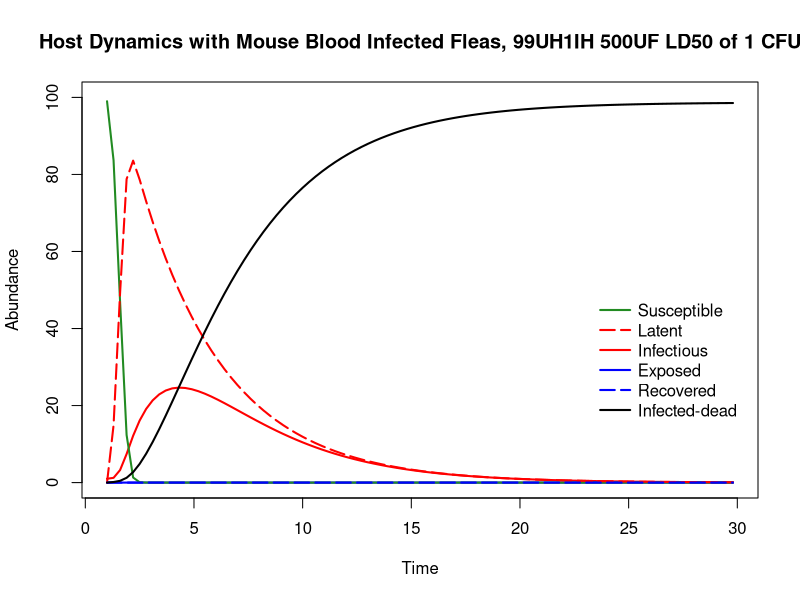
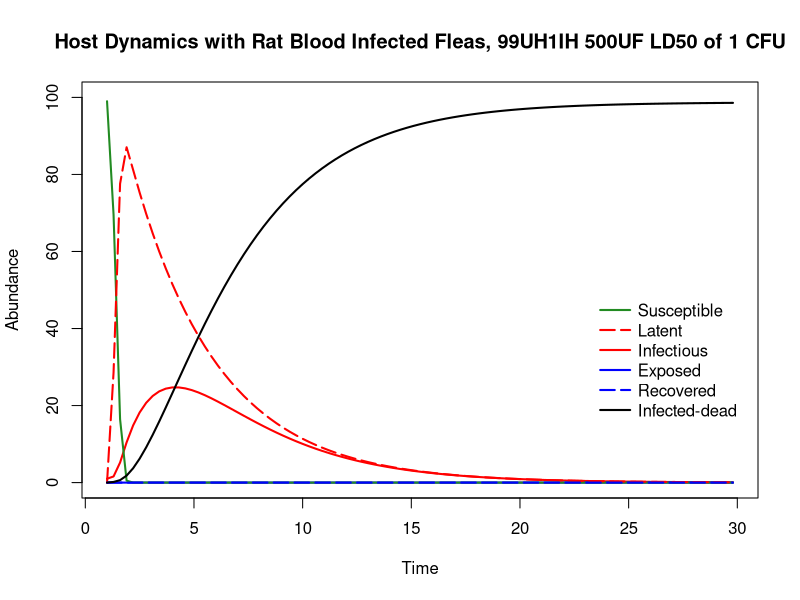
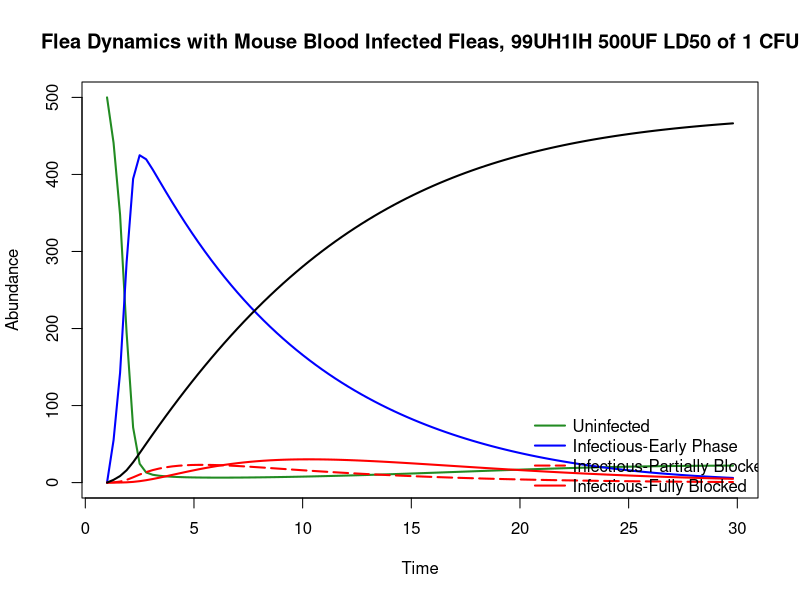
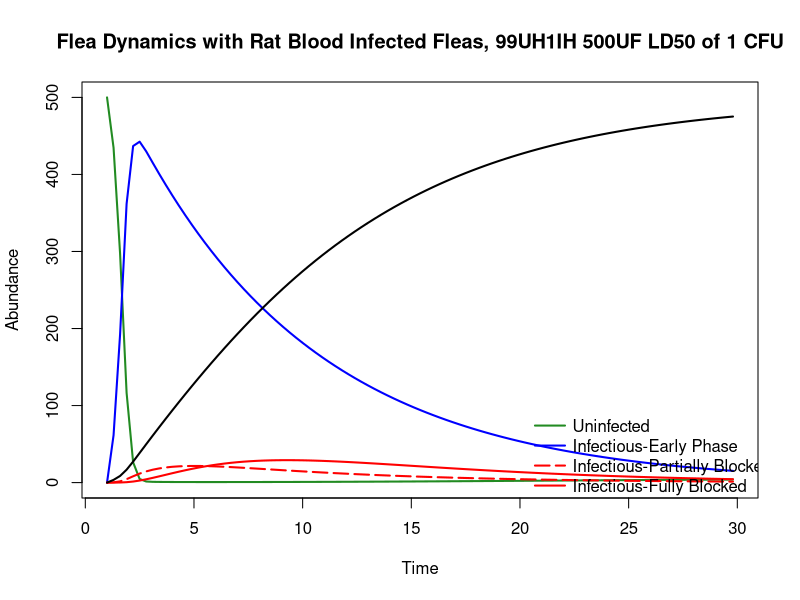
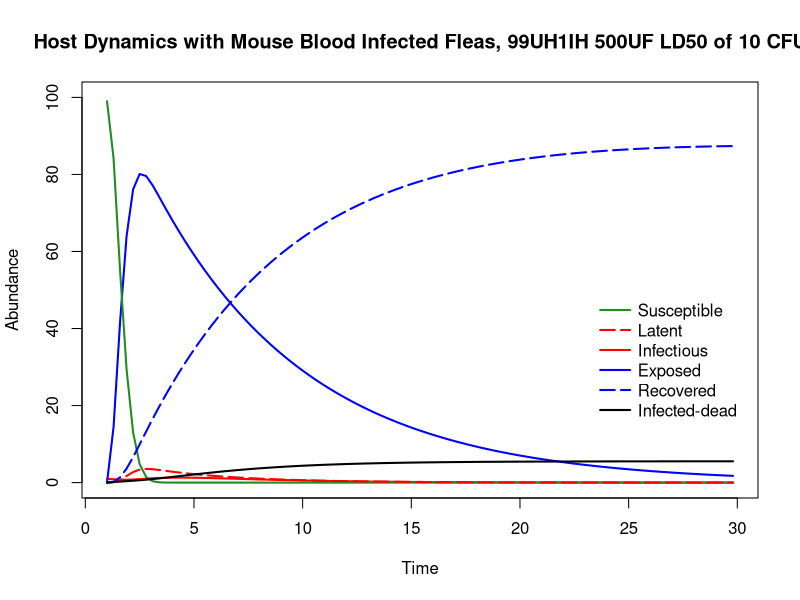
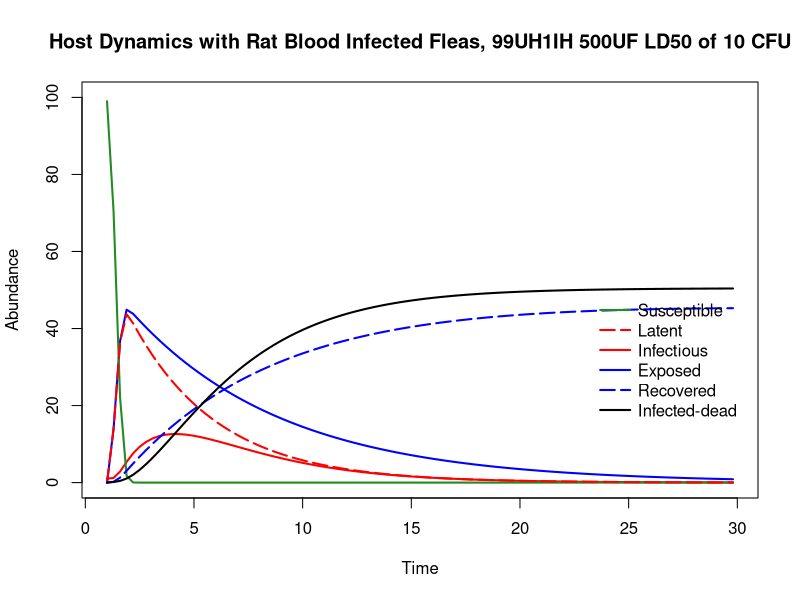
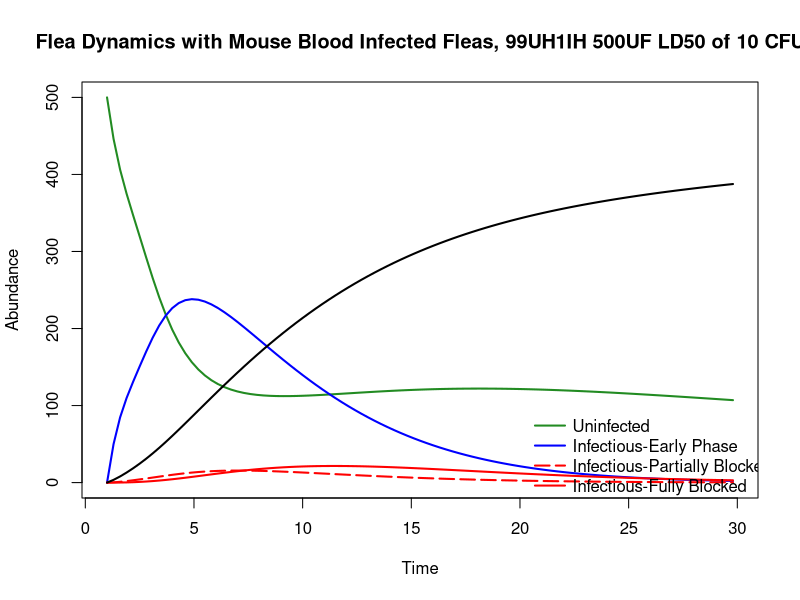
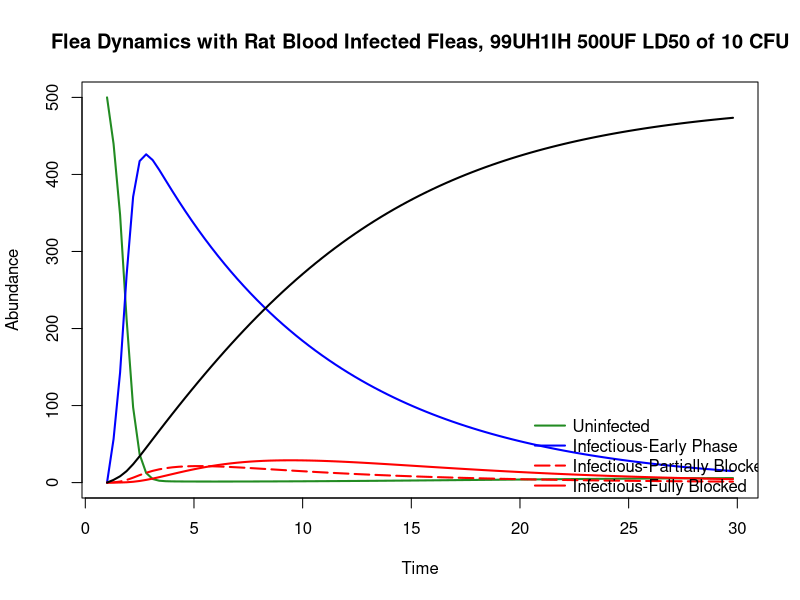

Here is the R script that generated these plots, in order:
library(deSolve)
library(tidyverse)


##################################################################
## Model Formulation
##################################################################
SIR.model=function(t,x,params){
  b=params["b"] #biting rate of fleas
  b1=params["b1"]  #biting rate of blocked fleas
  tep=params["tep"]  #proprotion of INFECTIOUS bites from early-phase fleas
  tpb=params["tpb"]  #proprotion of INFECTIOUS bites from partially blocked fleas
  tb=params["tb"]  #proprotion of INFECTIOUS bites from fully blocked fleas
  mu=params["mu"]		#natural mortality rate of rodent (uninfected)
  pep=params["pep"] #Proportion of ep fleas that transmit
  ppb=params["ppb"]  #Proportion of partially blocked fleas that transmit
  pb=params["pb"]  #Proportion of fully blocked fleas that transmit
  gamma=params["gamma"]		#recovery rate in rodent from low-dose flea infection
  epsilon=params["epsilon"]  #disease induced mortality rate in rodent from high-dose flea infection
  sigma=params["sigma"]  #rate to become infectious from latent class
  
  alpha=params["alpha"] #proportion of fleas infected from host
  muf=params["muf"] #natural mortality of flea
  mupb=params["mupb"] #mortality of partially blocked flea
  mub=params["mub"] #mortality of blocked flea
  
  lambdaA=params["lambdaA"] #rate of developing partial blockage from EP
  lambdaB=params["lambdaB"] #rate of clearing infection in EP (back to uninfected)
  lambdaC=params["lambdaC"] #rate of leaving EP (still infected but not enough to block)
  tau=params["tau"] #rate of developing full blockage
  
  S=x[1]
  L=x[2]
  I=x[3]
  E=x[4]
  R=x[5]
  dr=x[6]
  Id=x[7]
  
  U=x[8]
  Iep=x[9]
  Ipb=x[10]
  Ib=x[11]
  df=x[12]
  
  
  dS=-S*(b*Iep*pep + b*Ipb*ppb + b1*Ib*pb) - mu*S   #Susceptible Rodent Pop
  dL=S*(b*Iep*pep*tep + b*Ipb*ppb*tpb + b1*Ib*pb*tb) - sigma*L - mu*L  #infection of host, not yet infectious
  dI=sigma*L - I*(mu+epsilon)  #infectious rodent hosts
  dE=S*(b*Iep*pep*(1-tep) + b*Ipb*ppb*(1-tpb) + b1*Ib*pb*(1-tb)) - E*(mu+gamma) #exposed rodents (non-infectious)
  dR=gamma*E - R*mu  #recovery of rodent
  dr=mu*(S+R+E+L+I) + epsilon*I  #dead rodents
  Id=epsilon*I
  
  dU=-I*(U*b*alpha) + Iep*lambdaB - U*muf    #Uninfected Flea pop
  dIep=I*U*b*alpha - (Iep*lambdaB + Iep*lambdaC + Iep*lambdaA + Iep*muf) #Infection of early phase fleas 
  dIpb=Iep*lambdaA - Ipb*(tau+mupb) #Infection of partially blocked fleas
  dIb=tau*Ipb - mub*Ib  #Infection of fully blocked fleas
  df=muf*(U+Iep) + mupb*Ipb + mub*Ib+Iep*lambdaC #dead fleas
  
  
  
  list(c(dS,dL,dI,dE,dR,dr,Id, dU,dIep,dIpb,dIb,df))
  
}

######################################################################

times=seq(1,30,by=0.3)					#time steps to output
xstart=c(S=99,L=0,I=1,E=0,R=0,dr=0,Id=0, U=500,Iep=0,Ipb=0,Ib=0,df=0)					#beginning population size
parms=c(alpha=1,lambdaA=0.04,lambdaB=0.20,lambdaC=0.07,b=0.4,b1=1,tau=0.39, muf=0.02, mupb=0.14,mub=0.20,
        pep=0.05,ppb=0.11,pb=0.50, tep=1, tpb=1, tb=1, 
        mu=0.002,sigma=0.25,gamma=0.14,epsilon=0.5)	#set parameter values
out=lsoda(xstart, times, SIR.model, parms)  #run the model

time=out[,1]
S1=out[,2]
L1=out[,3]
I1=out[,4]	
E1=out[,5]
R1=out[,6]
dr1=out[,7]
Id1=out[,8]

U1=out[,9]
Iep1=out[,10]
Ipb1=out[,11]
Ib1=out[,12]
df1=out[,13]

#Verify that all fleas at end add up to starting number;
sum(df1[97]+Ib1[97]+Ipb1[97]+U1[97]+Iep1[97])
#Verify that all rodents add up to starting number at end of outbreak;
sum(S1[97], L1[97], I1[97], E1[97], R1[97], dr1[97])

#Create dataframe of infection output by time for each model state;
#mouse_SIR<-cbind.data.frame(time, S1, L1, I1, E1, R1, dr1, U1, Iep1, Ipb1, Ib1, df1)







###########################################################################
#Infected and Maintained on Rat Blood####
###########################################################################


times=seq(1,30,by=0.3)					#time steps to output
xstart=c(S=99,L=0,I=1,E=0,R=0,dr=0,Id=0, U=500,Iep=0,Ipb=0,Ib=0,df=0)					#beginning population size
parms=c(alpha=1,lambdaA=0.04,lambdaB=0.02,lambdaC=0.06,b=0.4,b1=1,tau=0.48, muf=0.02, mupb=0.13,mub=0.26,
        pep=0.10,ppb=0.10,pb=0.67,tep=1, tpb=1 , tb=1 ,
        mu=0.002,sigma=0.25,gamma=0.14,epsilon=0.5)	#set parameter values
out=lsoda(xstart, times, SIR.model, parms)  #run the model

time=out[,1]
S=out[,2]
L=out[,3]
I=out[,4]	
E=out[,5]
R=out[,6]
dr=out[,7]
Id=out[,8]

U=out[,9]
Iep=out[,10]
Ipb=out[,11]
Ib=out[,12]
df=out[,13]

#rat_SIR<-cbind.data.frame(time, S, L, I, E, R, dr, U, Iep, Ipb, Ib, df)


###########################################################################
#Graph the model output####
###########################################################################



#HOST Compartment;
#par(mfrow=c(2,1))
#postscript("C:/Users/Cedar/Desktop/Plague/Models/Graphs/Host_mouseblood_1CFU.eps", horizontal = FALSE, onefile = FALSE, paper = "special", height = 7, width = 11)
postscript("/Users/jhinnebusch/R/Plague/Models/Graphs/Host_mouseblood_1CFU.eps", horizontal = FALSE, onefile = FALSE, paper = "special", height = 7, width = 11)

plot(time,I1,ylab="Abundance",xlab="Time",type="l",col="red",lwd=2,ylim=c(0,max(100)),lty=1)
lines(time,E1,col="blue",lwd=2,lty=1)
lines(time,S1,col="forestgreen",lwd=2,lty=1)
lines(time,L1,col="red",lwd=2,lty=5)
lines(time,R1,col="blue",lwd=2,lty=5)
lines(time,Id1,col="black",lwd=2,lty=1)
legend(23,50,c("Susceptible", "Latent", "Infectious","Exposed", "Recovered", "Infected-dead"),col=c("forestgreen","red", "red","blue", "blue", "black"),bty="n",lty=c(1, 5, 1, 1, 5, 1),lwd=2,seg.len=2.0,x.intersp =0.5, y.intersp =1)
title(main="Host Dynamics with Mouse Blood Infected Fleas, 99UH1IH 500UF LD50 of 1 CFU")
dev.off()
#rat plot;
#postscript("C:/Users/Cedar/Desktop/Plague/Models/Graphs/Host_ratblood_1CFU.eps", horizontal = FALSE, onefile = FALSE, paper = "special", height = 7, width = 11)
postscript("/Users/jhinnebusch/R/Plague/Models/Graphs/Host_ratblood_1CFU.eps", horizontal = FALSE, onefile = FALSE, paper = "special", height = 7, width = 11)

plot(time,I,ylab="Abundance",xlab="Time",type="l",col="red",lwd=2,ylim=c(0,max(100)),lty=1)
lines(time,E,col="blue",lwd=2,lty=1)
lines(time,S,col="forestgreen",lwd=2,lty=1)
lines(time,L,col="red",lwd=2,lty=5)
lines(time,R,col="blue",lwd=2,lty=5)
lines(time,Id,col="black",lwd=2,lty=1)
legend(23,50,c("Susceptible", "Latent", "Infectious","Exposed", "Recovered", "Infected-dead"),col=c("forestgreen","red", "red","blue", "blue", "black"),bty="n",lty=c(1, 5, 1, 1, 5, 1),lwd=2,seg.len=2.0,x.intersp = 0.5, y.intersp = 1)
title(main="Host Dynamics with Rat Blood Infected Fleas, 99UH1IH 500UF LD50 of 1 CFU")
dev.off()

#............................................................................
#FLEA Compartment

#par(mfrow=c(2,1))
#postscript("C:/Users/Cedar/Desktop/Plague/Models/Graphs/Flea_mouseblood_1CFU.eps", horizontal = FALSE, onefile = FALSE, paper = "special", height = 7, width = 11)
postscript("/Users/jhinnebusch/R/Plague/Models/Graphs/Flea_mouseblood_1CFU.eps", horizontal = FALSE, onefile = FALSE, paper = "special", height = 7, width = 11)

plot(time,U1,ylab="Abundance",xlab="Time",type="l",col="forestgreen",lwd=2,ylim=c(0,max(500)),lty=1)
lines(time,Iep1,col="blue",lwd=2,lty=1)
lines(time,Ipb1,col="red",lwd=2,lty=5)
lines(time,Ib1,col="red",lwd=2,lty=1)
lines(time,df1,col="black",lwd=2,lty=1)
legend(20,100,c("Uninfected", "Infectious-Early Phase", "Infectious-Partially Blocked","Infectious-Fully Blocked", "Cumulative Dead"),
       col=c("forestgreen","blue", "red","red", "black"),bty="n",lty=c(1,1, 5, 1, 1),lwd=2,seg.len=2.0,x.intersp = 0.5, y.intersp = 1)
title(main="Flea Dynamics with Mouse Blood Infected Fleas, 99UH1IH 500UF LD50 of 1 CFU")
dev.off()
#rat plot;
#postscript("C:/Users/Cedar/Desktop/Plague/Models/Graphs/Flea_ratblood_1CFU.eps", horizontal = FALSE, onefile = FALSE, paper = "special", height = 7, width = 11)
postscript("/Users/jhinnebusch/R/Plague/Models/Graphs/Flea_ratblood_1CFU.eps", horizontal = FALSE, onefile = FALSE, paper = "special", height = 7, width = 11)

plot(time,U,ylab="Abundance",xlab="Time",type="l",col="forestgreen",lwd=2,ylim=c(0,max(500)),lty=1)
lines(time,Iep,col="blue",lwd=2,lty=1)
lines(time,Ipb,col="red",lwd=2,lty=5)
lines(time,Ib,col="red",lwd=2,lty=1)
lines(time,df,col="black",lwd=2,lty=1)
legend(20,100,c("Uninfected", "Infectious-Early Phase", "Infectious-Partially Blocked","Infectious-Fully Blocked", "Cumulative Dead"),
       col=c("forestgreen","blue", "red","red", "black"),bty="n",lty=c(1,1, 5, 1, 1),lwd=2,seg.len=2.0,x.intersp = 0.5, y.intersp = 1)
title(main="Flea Dynamics with Rat Blood Infected Fleas, 99UH1IH 500UF LD50 of 1 CFU")
dev.off()






###########################################################################
#Threshold of 10 CFU####
###########################################################################


times=seq(1,30,by=0.3)					#time steps to output
xstart=c(S=99,L=0,I=1,E=0,R=0,dr=0,Id=0, U1=500,Iep=0,Ipb=0,Ib=0,df=0)					#beginning population size
parms=c(alpha=1,lambdaA=0.04,lambdaB=0.20,lambdaC=0.07,b=0.4,b1=1,tau=0.39, muf=0.02, mupb=0.14,mub=0.20,
        pep=0.05,ppb=0.11,pb=0.50, tep=0, tpb=0.5, tb=0.80, 
        mu=0.002,sigma=0.25,gamma=0.14,epsilon=0.5)	#set parameter values
out=lsoda(xstart, times, SIR.model, parms)  #run the model

time=out[,1]
S1=out[,2]
L1=out[,3]
I1=out[,4]	
E1=out[,5]
R1=out[,6]
dr1=out[,7]
Id1=out[,8]

U1=out[,9]
Iep1=out[,10]
Ipb1=out[,11]
Ib1=out[,12]
df1=out[,13]

#Verify that all fleas at end add up to starting number;
sum(df1[97]+Ib1[97]+Ipb1[97]+U1[97]+Iep1[97])
#Verify that all rodents add up to starting number at end of outbreak;
sum(S1[97], L1[97], I1[97], E1[97], R1[97], dr1[97])

#Create dataframe of infection output by time for each model state;
#mouse_SIR<-cbind.data.frame(time, S1, L1, I1, E1, R1, dr1, U1, Iep1, Ipb1, Ib1, df1)


###########################################################################
#Infected and Maintained on Rat Blood####
###########################################################################


times=seq(1,30,by=0.3)					#time steps to output
xstart=c(S=99,L=0,I=1,E=0,R=0,dr=0,Id=0, U=500,Iep=0,Ipb=0,Ib=0,df=0)					#beginning population size
parms=c(alpha=1,lambdaA=0.04,lambdaB=0.02,lambdaC=0.06,b=0.4,b1=1,tau=0.48, muf=0.02, mupb=0.13,mub=0.26,
        pep=0.10,ppb=0.10,pb=0.67,tep=0.5, tpb=1 , tb=0.80 ,
        mu=0.002,sigma=0.25,gamma=0.14,epsilon=0.5)	#set parameter values
out=lsoda(xstart, times, SIR.model, parms)  #run the model

time=out[,1]
S=out[,2]
L=out[,3]
I=out[,4]	
E=out[,5]
R=out[,6]
dr=out[,7]
Id=out[,8]

U=out[,9]
Iep=out[,10]
Ipb=out[,11]
Ib=out[,12]
df=out[,13]

#rat_SIR<-cbind.data.frame(time, S, L, I, E, R, dr, U, Iep, Ipb, Ib, df)


###########################################################################
#Graph the model output####
###########################################################################



#HOST Compartment;
#par(mfrow=c(2,1))
#postscript("C:/Users/Cedar/Desktop/Plague/Models/Graphs/Host_mouseblood_10CFU.eps", horizontal = FALSE, onefile = FALSE, paper = "special", height = 7, width = 11)
postscript("/Users/jhinnebusch/R/Plague/Models/Graphs/Host_mouseblood_10CFU.eps", horizontal = FALSE, onefile = FALSE, paper = "special", height = 7, width = 11)

plot(time,I1,ylab="Abundance",xlab="Time",type="l",col="red",lwd=2,ylim=c(0,max(100)),lty=1)
lines(time,E1,col="blue",lwd=2,lty=1)
lines(time,S1,col="forestgreen",lwd=2,lty=1)
lines(time,L1,col="red",lwd=2,lty=5)
lines(time,R1,col="blue",lwd=2,lty=5)
lines(time,Id1,col="black",lwd=2,lty=1)
legend(23,50,c("Susceptible", "Latent", "Infectious","Exposed", "Recovered", "Infected-dead"),col=c("forestgreen","red", "red","blue", "blue", "black"),bty="n",lty=c(1,5, 1, 1, 5, 1),lwd=2,seg.len=2.0,x.intersp = 0.5, y.intersp =1)
title(main="Host Dynamics with Mouse Blood Infected Fleas, 99UH1IH 500UF LD50 of 10 CFU")
dev.off()
#rat plot;
#postscript("C:/Users/Cedar/Desktop/Plague/Models/Graphs/Host_ratblood_10CFU.eps", horizontal = FALSE, onefile = FALSE, paper = "special", height = 7, width = 11)
postscript("/Users/jhinnebusch/R/Plague/Models/Graphs/Host_ratblood_10CFU.eps", horizontal = FALSE, onefile = FALSE, paper = "special", height = 7, width = 11)

plot(time,I,ylab="Abundance",xlab="Time",type="l",col="red",lwd=2,ylim=c(0,max(100)),lty=1)
lines(time,E,col="blue",lwd=2,lty=1)
lines(time,S,col="forestgreen",lwd=2,lty=1)
lines(time,L,col="red",lwd=2,lty=5)
lines(time,R,col="blue",lwd=2,lty=5)
lines(time,Id,col="black",lwd=2,lty=1)
legend(23,50,c("Susceptible", "Latent", "Infectious","Exposed", "Recovered", "Infected-dead"),col=c("forestgreen","red", "red","blue", "blue", "black"),bty="n",lty=c(1,5, 1, 1, 5, 1),lwd=2,seg.len=2.0,x.intersp = 0.5, y.intersp = 1)
title(main="Host Dynamics with Rat Blood Infected Fleas, 99UH1IH 500UF LD50 of 10 CFU")
dev.off()

#............................................................................
#FLEA Compartment

#par(mfrow=c(2,1))
#postscript("C:/Users/Cedar/Desktop/Plague/Models/Graphs/Flea_mouseblood_10CFU.eps", horizontal = FALSE, onefile = FALSE, paper = "special", height = 7, width = 11)
postscript("/Users/jhinnebusch/R/Plague/Models/Graphs/Flea_mouseblood_10CFU.eps", horizontal = FALSE, onefile = FALSE, paper = "special", height = 7, width = 11)

plot(time,U1,ylab="Abundance",xlab="Time",type="l",col="forestgreen",lwd=2,ylim=c(0,max(500)),lty=1)
lines(time,Iep1,col="blue",lwd=2,lty=1)
lines(time,Ipb1,col="red",lwd=2,lty=5)
lines(time,Ib1,col="red",lwd=2,lty=1)
lines(time,df1,col="black",lwd=2,lty=1)
legend(20,100,c("Uninfected", "Infectious-Early Phase", "Infectious-Partially Blocked","Infectious-Fully Blocked", "Cumulative Dead"),
       col=c("forestgreen","blue", "red","red", "black"),bty="n",lty=c(1,1, 5, 1, 1),lwd=2,seg.len=2.0,x.intersp = 0.5, y.intersp = 1)
title(main="Flea Dynamics with Mouse Blood Infected Fleas, 99UH1IH 500UF LD50 of 10 CFU")
dev.off()
#rat plot;
#postscript("C:/Users/Cedar/Desktop/Plague/Models/Graphs/Flea_ratblood_10CFU.eps", horizontal = FALSE, onefile = FALSE, paper = "special", height = 7, width = 11)
postscript("/Users/jhinnebusch/R/Plague/Models/Graphs/Flea_ratblood_10CFU.eps", horizontal = FALSE, onefile = FALSE, paper = "special", height = 7, width = 11)

plot(time,U,ylab="Abundance",xlab="Time",type="l",col="forestgreen",lwd=2,ylim=c(0,max(500)),lty=1)
lines(time,Iep,col="blue",lwd=2,lty=1)
lines(time,Ipb,col="red",lwd=2,lty=5)
lines(time,Ib,col="red",lwd=2,lty=1)
lines(time,df,col="black",lwd=2,lty=1)
legend(20,100,c("Uninfected", "Infectious-Early Phase", "Infectious-Partially Blocked","Infectious-Fully Blocked", "Cumulative Dead"),
       col=c("forestgreen","blue", "red","red", "black"),bty="n",lty=c(1,1, 5, 1, 1),lwd=2,seg.len=2.0,x.intersp = 0.5, y.intersp = 1)
title(main="Flea Dynamics with Rat Blood Infected Fleas, 99UH1IH 500UF LD50 of 10 CFU")
dev.off()








###########################################################################
#Threshold of 100 CFU####
###########################################################################



times=seq(1,30,by=0.3)					#time steps to output
xstart=c(S=99,L=0,I=1,E=0,R=0,dr=0,Id=0, U=500,Iep=0,Ipb=0,Ib=0,df=0)					#beginning population size
parms=c(alpha=1,lambdaA=0.04,lambdaB=0.20,lambdaC=0.07,b=0.4,b1=1,tau=0.39, muf=0.02, mupb=0.14,mub=0.20,
        pep=0.05,ppb=0.11,pb=0.50, tep=0, tpb=0.5, tb=0.65, 
        mu=0.002,sigma=0.25,gamma=0.14,epsilon=0.5)	#set parameter values
out=lsoda(xstart, times, SIR.model, parms)  #run the model

time=out[,1]
S1=out[,2]
L1=out[,3]
I1=out[,4]	
E1=out[,5]
R1=out[,6]
dr1=out[,7]
Id1=out[,8]

U1=out[,9]
Iep1=out[,10]
Ipb1=out[,11]
Ib1=out[,12]
df1=out[,13]

#Verify that all fleas at end add up to starting number;
sum(df1[97]+Ib1[97]+Ipb1[97]+U1[97]+Iep1[97])
#Verify that all rodents add up to starting number at end of outbreak;
sum(S1[97], L1[97], I1[97], E1[97], R1[97], dr1[97])

#Create dataframe of infection output by time for each model state;
#mouse_SIR<-cbind.data.frame(time, S1, L1, I1, E1, R1, dr1, U1, Iep1, Ipb1, Ib1, df1)

###########################################################################
#Infected and Maintained on Rat Blood####
###########################################################################


times=seq(1,30,by=0.3)					#time steps to output
xstart=c(S=99,L=0,I=1,E=0,R=0,dr=0,Id=0, U=500,Iep=0,Ipb=0,Ib=0,df=0)					#beginning population size
parms=c(alpha=1,lambdaA=0.04,lambdaB=0.02,lambdaC=0.06,b=0.4,b1=1,tau=0.48, muf=0.02, mupb=0.13,mub=0.26,
        pep=0.10,ppb=0.10,pb=0.67,tep=0, tpb=1 , tb=0.41 ,
        mu=0.002,sigma=0.25,gamma=0.14,epsilon=0.5)	#set parameter values
out=lsoda(xstart, times, SIR.model, parms)  #run the model

time=out[,1]
S=out[,2]
L=out[,3]
I=out[,4]	
E=out[,5]
R=out[,6]
dr=out[,7]
Id=out[,8]

U=out[,9]
Iep=out[,10]
Ipb=out[,11]
Ib=out[,12]
df=out[,13]

#rat_SIR<-cbind.data.frame(time, S, L, I, E, R, dr, U, Iep, Ipb, Ib, df)


###########################################################################
#Graph the model output####
###########################################################################

#HOST Compartment;
#par(mfrow=c(2,1))
#postscript("C:/Users/Cedar/Desktop/Plague/Models/Graphs/Host_mouseblood_100CFU.eps", horizontal = FALSE, onefile = FALSE, paper = "special", height = 7, width = 11)
postscript("/Users/jhinnebusch/R/Plague/Models/Graphs/Host_mouseblood_100CFU.eps", horizontal = FALSE, onefile = FALSE, paper = "special", height = 7, width = 11)

plot(time,I1,ylab="Abundance",xlab="Time",type="l",col="red",lwd=2,ylim=c(0,max(100)),lty=1)
lines(time,E1,col="blue",lwd=2,lty=1)
lines(time,S1,col="forestgreen",lwd=2,lty=1)
lines(time,L1,col="red",lwd=2,lty=5)
lines(time,R1,col="blue",lwd=2,lty=5)
lines(time,Id1,col="black",lwd=2,lty=1)
legend(23,50,c("Susceptible", "Latent", "Infectious","Exposed", "Recovered", "Infected-dead"),col=c("forestgreen","red", "red","blue", "blue", "black"),bty="n",lty=c(1,5, 1, 1, 5, 1),lwd=2,seg.len=2.0,x.intersp = 0.5, y.intersp =1)
title(main="Host Dynamics with Mouse Blood Infected Fleas, 99UH1IH 500UF LD50 of 100 CFU")
dev.off()
#rat plot;
#postscript("C:/Users/Cedar/Desktop/Plague/Models/Graphs/Host_ratblood_100CFU.eps", horizontal = FALSE, onefile = FALSE, paper = "special", height = 7, width = 11)
postscript("/Users/jhinnebusch/R/Plague/Models/Graphs/Host_ratblood_100CFU.eps", horizontal = FALSE, onefile = FALSE, paper = "special", height = 7, width = 11)

plot(time,I,ylab="Abundance",xlab="Time",type="l",col="red",lwd=2,ylim=c(0,max(100)),lty=1)
lines(time,E,col="blue",lwd=2,lty=1)
lines(time,S,col="forestgreen",lwd=2,lty=1)
lines(time,L,col="red",lwd=2,lty=5)
lines(time,R,col="blue",lwd=2,lty=5)
lines(time,Id,col="black",lwd=2,lty=1)
legend(23,50,c("Susceptible", "Latent", "Infectious","Exposed", "Recovered", "Infected-dead"),col=c("forestgreen","red", "red","blue", "blue", "black"),bty="n",lty=c(1,5, 1, 1, 5, 1),lwd=2,seg.len=2.0,x.intersp = 0.5, y.intersp = 1)
title(main="Host Dynamics with Rat Blood Infected Fleas, 99UH1IH 500UF LD50 of 100 CFU")
dev.off()

#............................................................................
#FLEA Compartment

#par(mfrow=c(2,1))
#postscript("C:/Users/Cedar/Desktop/Plague/Models/Graphs/Flea_mouseblood_100CFU.eps", horizontal = FALSE, onefile = FALSE, paper = "special", height = 7, width = 11)
postscript("/Users/jhinnebusch/R/Plague/Models/Graphs/Flea_mouseblood_100CFU.eps", horizontal = FALSE, onefile = FALSE, paper = "special", height = 7, width = 11)

plot(time,U1,ylab="Abundance",xlab="Time",type="l",col="forestgreen",lwd=2,ylim=c(0,max(500)),lty=1)
lines(time,Iep1,col="blue",lwd=2,lty=1)
lines(time,Ipb1,col="red",lwd=2,lty=5)
lines(time,Ib1,col="red",lwd=2,lty=1)
lines(time,df1,col="black",lwd=2,lty=1)
legend(20,100,c("Uninfected", "Infectious-Early Phase", "Infectious-Partially Blocked","Infectious-Fully Blocked", "Cumulative Dead"),
       col=c("forestgreen","blue", "red","red", "black"),bty="n",lty=c(1,1, 5, 1, 1),lwd=2,seg.len=2.0,x.intersp = 0.5, y.intersp = 1)
title(main="Flea Dynamics with Mouse Blood Infected Fleas, 99UH1IH 500UF LD50 of 100 CFU")
dev.off()
#rat plot;
#postscript("C:/Users/Cedar/Desktop/Plague/Models/Graphs/Flea_ratblood_100CFU.eps", horizontal = FALSE, onefile = FALSE, paper = "special", height = 7, width = 11)
postscript("/Users/jhinnebusch/R/Plague/Models/Graphs/Flea_ratblood_100CFU.eps", horizontal = FALSE, onefile = FALSE, paper = "special", height = 7, width = 11)

plot(time,U,ylab="Abundance",xlab="Time",type="l",col="forestgreen",lwd=2,ylim=c(0,max(500)),lty=1)
lines(time,Iep,col="blue",lwd=2,lty=1)
lines(time,Ipb,col="red",lwd=2,lty=5)
lines(time,Ib,col="red",lwd=2,lty=1)
lines(time,df,col="black",lwd=2,lty=1)
legend(20,100,c("Uninfected", "Infectious-Early Phase", "Infectious-Partially Blocked","Infectious-Fully Blocked", "Cumulative Dead"),
       col=c("forestgreen","blue", "red","red", "black"),bty="n",lty=c(1,1, 5, 1, 1),lwd=2,seg.len=2.0,x.intersp = 0.5, y.intersp = 1)
title(main="Flea Dynamics with Rat Blood Infected Fleas, 99UH1IH 500UF LD50 of 100 CFU")
dev.off()
